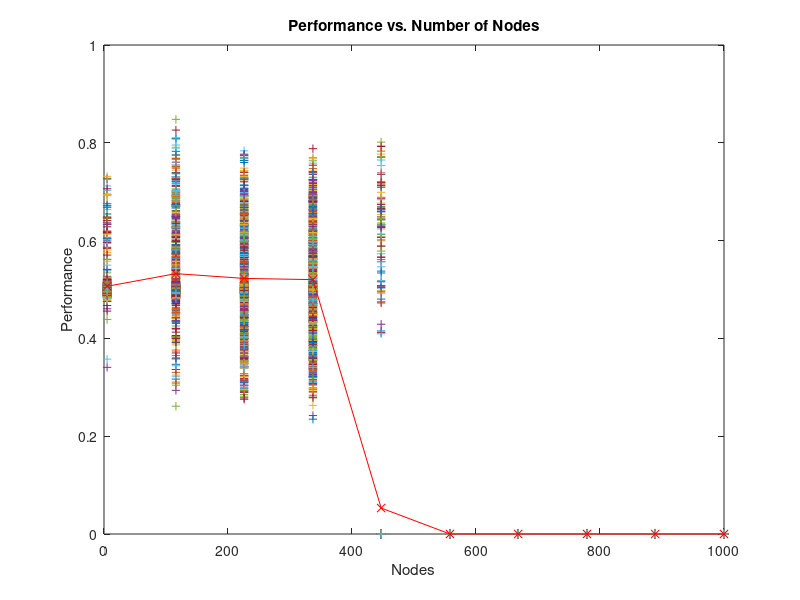
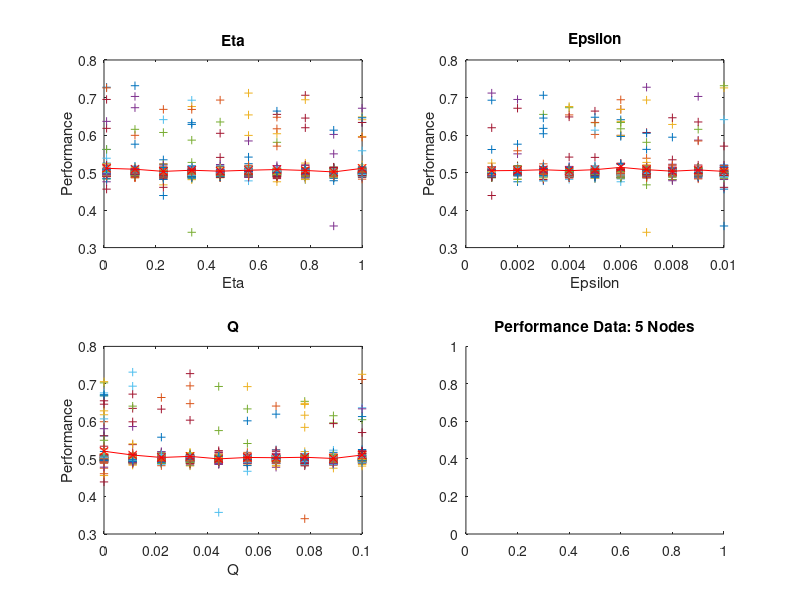
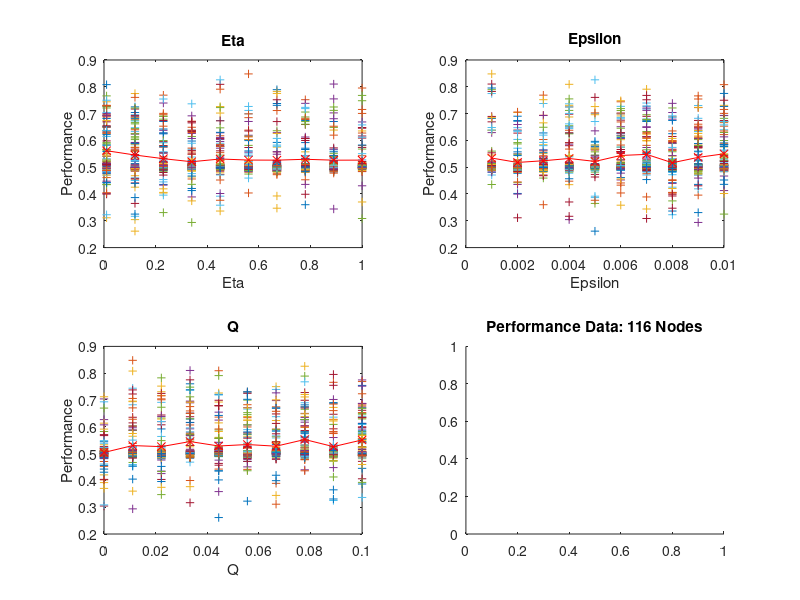
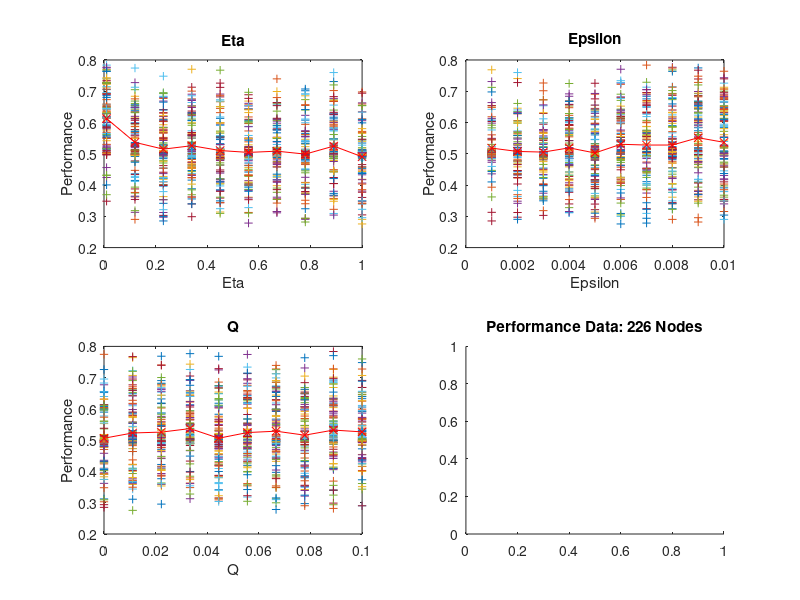

MATLAB code to generate these figures, in order: (Note: a time limit stopped this script after it produced the figures.)
clear all;
clc;
close all;

% Load the data file
load mlpekf_QRoptimization20110705_092525

[numNodes,numEta,numEp,numQ] = size(avgPerf);

% Plot all of the performance data as a function of the number of hidden
% nodes
figure;
for i=1:numEta
    for j=1:numEp
        for k=1:numQ
            plot(HN,avgPerf(:,i,j,k),'+');
            hold on;
        end
    end
end
sumAll = sum(sum(sum(avgPerf(:,:,:,:),4),3),2);
plot(HN,sumAll/(numQ*numEp*numEta),'-xr');
hold off;
title('Performance vs. Number of Nodes');
ylabel('Performance');
xlabel('Nodes');

% Plot the data for each number of nodes
for k=1:numNodes
    figure;
    subplot(2,2,4);
    title(['Performance Data: ' num2str(HN(k)) ' Nodes']);
    
    % Plot performance vs. eta
    subplot(2,2,1);
    for i=1:numEp
        for j=1:numQ
            plot(eta,squeeze(avgPerf(k,:,i,j)),'+');
            hold on;
        end
    end
    sumEta = sum(sum(sum(avgPerf(k,:,:,:),4),3),1);
    plot(eta,sumEta/(numQ*numEp),'-xr');
    hold off;
    title('Eta');
    ylabel('Performance');
    xlabel('Eta');

    % Plot performance vs. epsilon
    subplot(2,2,2);
    for i=1:numEta
        for j=1:numQ
            plot(epsilon,squeeze(avgPerf(k,i,:,j)),'+');
            hold on;
        end
    end
    sumEp = sum(sum(sum(avgPerf(k,:,:,:),4),2),1);
    plot(epsilon,squeeze(sumEp/(numQ*numEta)),'-xr');
    hold off;
    title('Epsilon');
    ylabel('Performance');
    xlabel('Epsilon');

    % Plot performance vs. q
    subplot(2,2,3);
    for i=1:numEta
        for j=1:numEp
            plot(q,squeeze(avgPerf(k,i,j,:)),'+');
            hold on;
        end
    end
    sumQ = sum(sum(sum(avgPerf(k,:,:,:),3),2),1);
    plot(q,squeeze(sumQ/(numEta*numEp)),'-xr');
    hold off;
    title('Q');
    ylabel('Performance');
    xlabel('Q');
end


% % Plot surfaces of data
% for i=1:numNodes
%     figure;
%     surf(squeeze(avgPerf(i,:,:,:))*100);
%     title([{'Performance'},{[num2str(HN(i)) ' Hidden Nodes']}]);
%     zlim([0 100]);
% end
